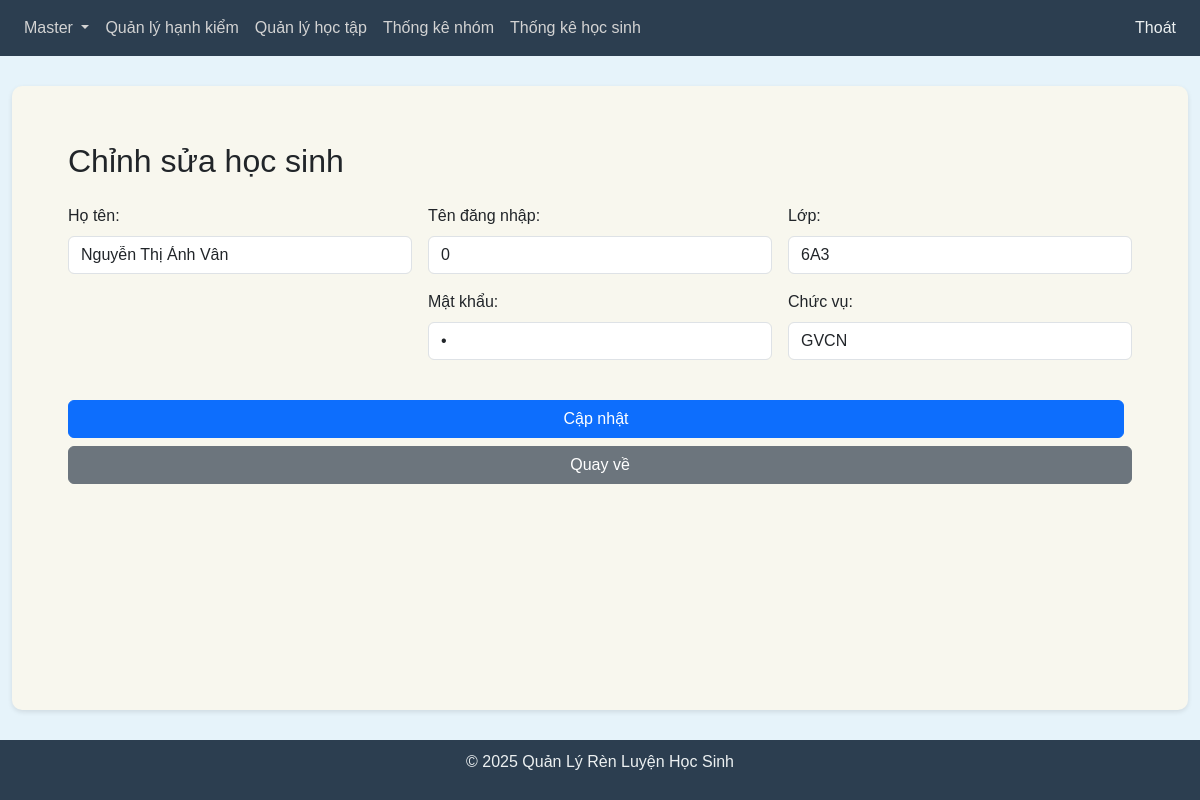
Page /admin/users/edit/41 (signed in) on the committed database.
### tables this page shows
CREATE TABLE Users (
                id INTEGER PRIMARY KEY AUTOINCREMENT,
                name TEXT NOT NULL,
                username TEXT NOT NULL UNIQUE,
                password TEXT NOT NULL,
                class_id INTEGER,
                group_id INTEGER,
                role_id INTEGER,
                is_deleted BOOLEAN DEFAULT 0,
                FOREIGN KEY (class_id) REFERENCES Classes(id),
                FOREIGN KEY (role_id) REFERENCES Roles(id),
                FOREIGN KEY (group_id) REFERENCES Groups(id)
            );

CREATE TABLE Classes (
                id INTEGER PRIMARY KEY AUTOINCREMENT,
                name TEXT NOT NULL,
                is_deleted BOOLEAN DEFAULT 0
            );

CREATE TABLE Roles (
                id INTEGER PRIMARY KEY AUTOINCREMENT,
                name TEXT NOT NULL,
                is_deleted BOOLEAN DEFAULT 0
            );

### blueprints/admin.py (the view, shortened to what this page needs)
@admin_bp.route('/users/edit/<int:id>', methods=['GET', 'POST'])
def user_edit(id):
    if 'user_id' in session:
        error_message = None
        user = read_record_by_id('Users', id, ['id', 'name', 'username', 'password', 'class_id', 'group_id', 'role_id'])
        classes = read_all_records('Classes', ['id', 'name'])
        roles = read_all_records('Roles', ['id', 'name'])
        return render_template('user_edit.html', user=user, classes=classes, roles=roles, error_message=error_message, is_gvcn=is_user_gvcn())
    return redirect(url_for('auth.login'))

### blueprints/admin.py (called while the page is built)
def is_user_gvcn():
    if 'user_id' in session:
        user = read_record_by_id('Users', session['user_id'])
        role = read_record_by_id('Roles', user[6])  # Giả sử cột role_id là cột thứ 7 (index 6)
        return role and role[1] == 'GVCN'
    return False

### db_utils.py (called while the page is built)
def connect_db():
    try:
        conn = sqlite3.connect('schoolX.db')
        return conn
    except sqlite3.Error as e:
        return None

def read_all_records(table_name, fields=['*'], condition="is_deleted = 0"):
    try:
        conn = connect_db()
        if conn is None:
            print("Connection is None, cannot read records")
            return None
        cursor = conn.cursor()
        columns = ', '.join(fields)
        sql = f"SELECT {columns} FROM {table_name} WHERE {condition}"
        cursor.execute(sql)
        records = cursor.fetchall()
        print(sql)
        print(f"Read {len(records)} records from {table_name}")
        return records
    except sqlite3.Error as e:
        print(f"Error reading records from {table_name}: {e}")
        return None
    finally:
        if conn:
            conn.close()

def read_record_by_id(table_name, record_id, fields=['*'], id_column='id'):
    try:
        conn = connect_db()
        if conn is None:
            return None
        cursor = conn.cursor()
        columns = ', '.join(fields)
        sql = f"SELECT {columns} FROM {table_name} WHERE {id_column} = ? AND is_deleted = 0"
        cursor.execute(sql, (record_id,))
        result = cursor.fetchone()
        return result
    except sqlite3.Error as e:
        return None
    finally:
        if conn:
            conn.close()

### templates/user_edit.html (shortened to what this page needs)
{% extends "base.html" %}
{% block content %}
    <div class="container">
        <h2 class="mt-4 mb-4">Chỉnh sửa học sinh</h2>
        <form method="POST">
            <div class="row g-3">
                <div class="col-12 col-md-4">
                    <div class="form-group">
                        <label for="name">Họ tên:</label>
                        <input type="text" name="name" id="name" class="form-control" value="{{ user[1] }}" required>
                    </div>
                </div>
                <div class="col-12 col-md-4">
                    <div class="form-group">
                        <label for="username">Tên đăng nhập:</label>
                        <input type="text" name="username" id="username" class="form-control" value="{{ user[2] }}" required>
                    </div>
                    <div class="form-group mt-3">
                        <label for="password">Mật khẩu:</label>
                        <input type="password" name="password" id="password" class="form-control" value="{{ user[3] }}" required>
                    </div>
                </div>
                <div class="col-12 col-md-4">
                    <div class="form-group">
                        <label for="class_id">Lớp:</label>
                        <select name="class_id" id="class_id" class="form-control" required>
                            {% for class in classes %}
                                <option value="{{ class[0] }}" {% if class[0] == user[4] %}selected{% endif %}>
                                    {{ class[1] }}
                                </option>
                            {% endfor %}
                        </select>
                    </div>
                    <div class="form-group mt-3">
                        <label for="role_id">Chức vụ:</label>
                        <select name="role_id" id="role_id" class="form-control" required>
                            {% for role in roles %}
                                <option value="{{ role[0] }}" {% if role[0] == user[6] %}selected{% endif %}>
                                    {{ role[1] }}
                                </option>
                            {% endfor %}
                        </select>
                    </div>
                </div>
            </div>
            <div class="row mt-4">
                <div class="col-12 text-center d-flex justify-content-center flex-wrap">
                    <button type="submit" class="btn btn-primary w-100 w-md-auto mb-2 mr-2">Cập nhật</button>
                    <a href="{{ url_for('admin.users_list') }}" class="btn btn-secondary w-100 w-md-auto mb-2">Quay về</a>
                </div>
            </div>
        </form>
    </div>
{% endblock %}

### templates/base.html (style rules this page uses)
body { font-family: Arial, sans-serif; margin: 0; padding: 0; min-height: 100vh; display: flex; flex-direction: column; background-color: #e6f3fa; }

### templates/user_edit.html (style rules this page uses)
@media (min-width: 768px) { .btn { min-width: 120px; } }

### rows in the picture
Users: name "Nguyễn Thị Ánh Vân", username "0", class_id "6A3", role_id "GVCN"
